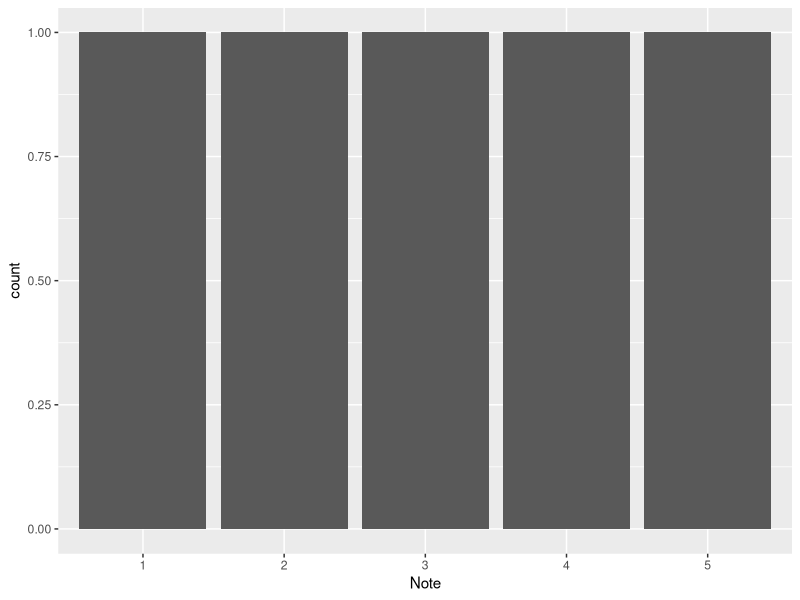
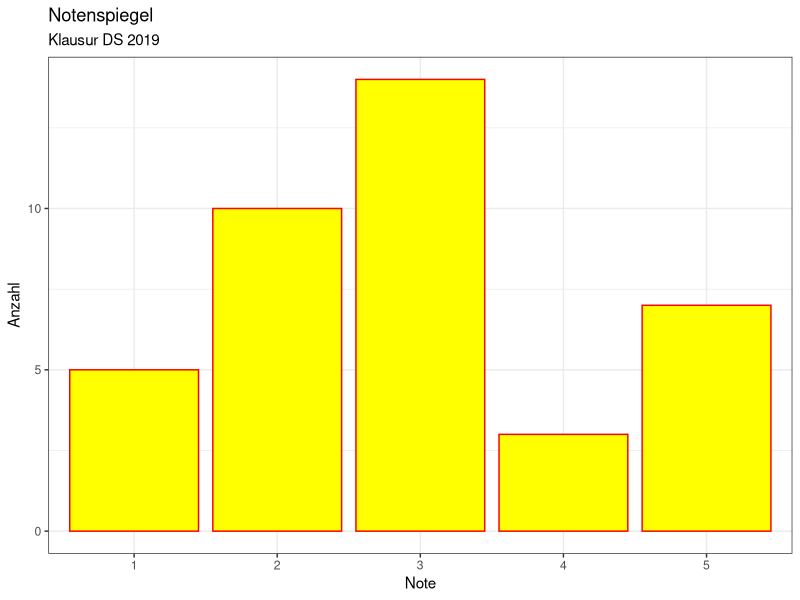
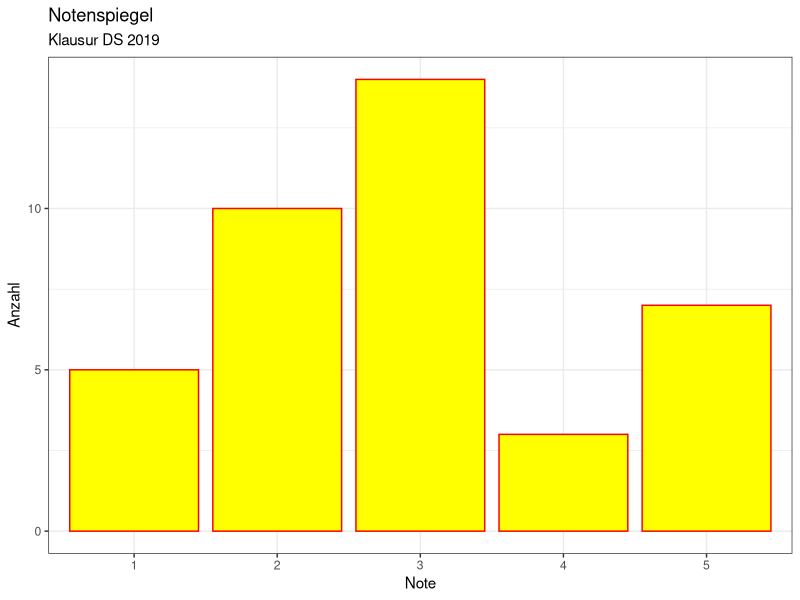
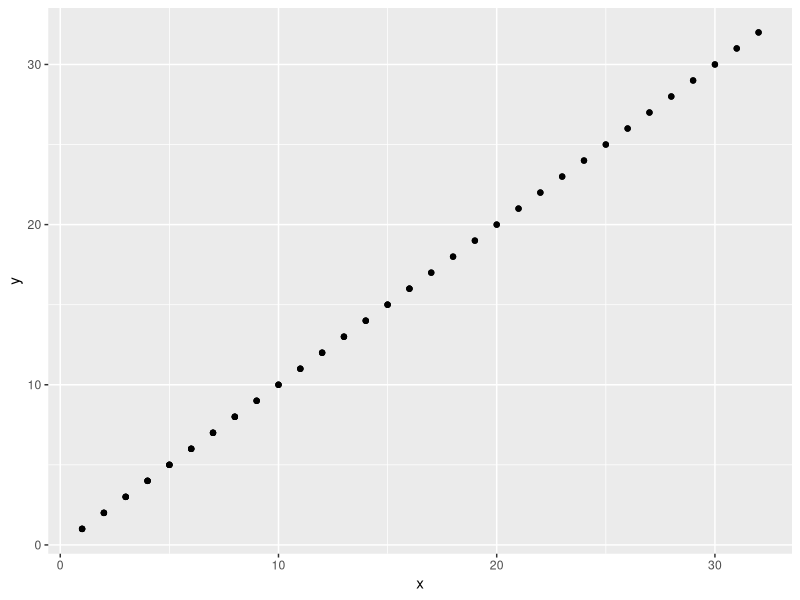
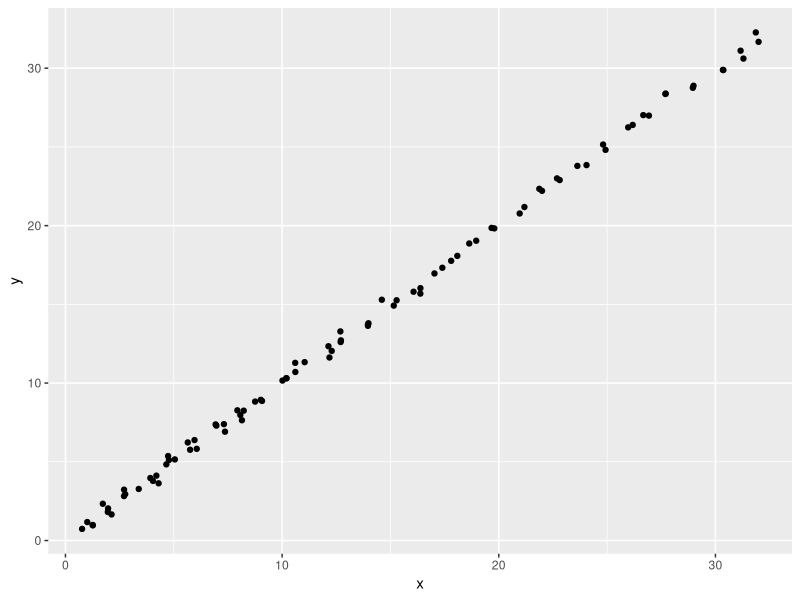
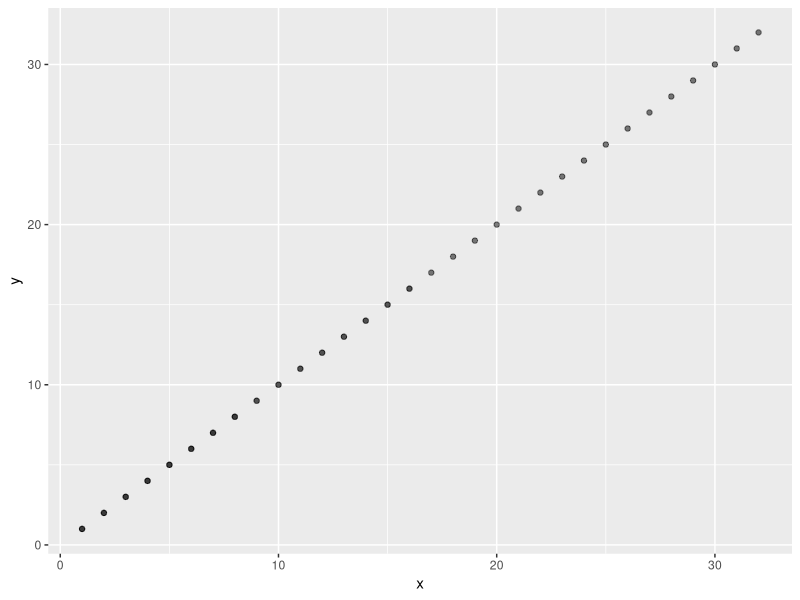
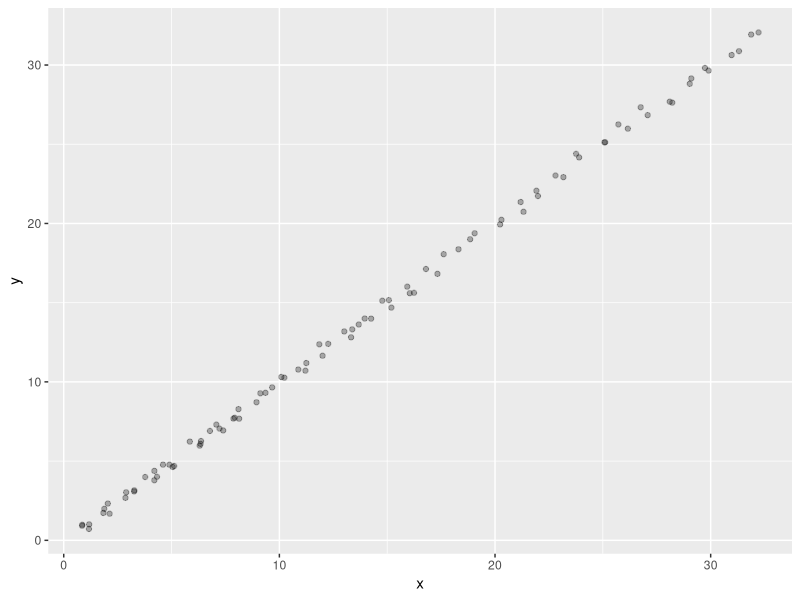
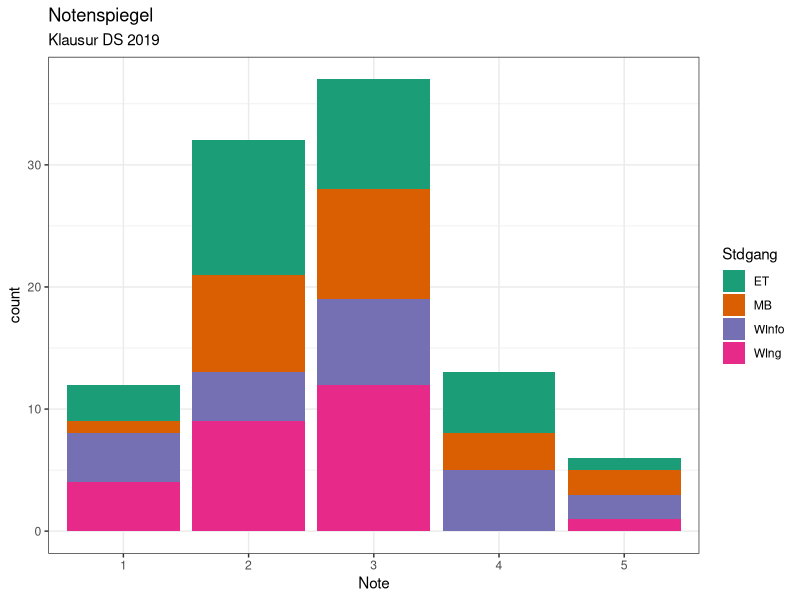

Here is the R script that generated these plots, in order:
# J. Willms, November 2019
# Programmierung für statistische Datenanalyse
# Quelltexte: Hinweise und Lösungen zu den Übungen zu Kapitel 6

library(ggplot2)

########## Aufgabe 1 ######
anzahl <- c(5,10,14,3,7)
noten <- data.frame(Note=as.character(1:5), Anzahl=anzahl)

# FALSCH:  da geom_bar() defaultmäßig mit stat_count() verknüpft ist
ggplot(noten) +
  geom_bar(mapping = aes(x = Note))

# RICHTIG:
ggplot(noten) +
  geom_bar(mapping = aes(x = Note, y = Anzahl), fill="yellow", color = "red",
           stat = "identity") +
  labs(title = "Notenspiegel", subtitle = "Klausur DS 2019") +
  theme_bw()
 
# Alternativ:
ggplot(noten) +
  geom_col(mapping = aes(x = Note, y = Anzahl), fill="yellow", color = "red",
           stat = "identity") +
  labs(title = "Notenspiegel", subtitle = "Klausur DS 2019") +
  theme_bw()


########## Aufgabe 2 ######
n <- 32
x <- y <- c(1:n, 1:n, 1:(n/2), 1:(n/4))
ggplot(data = data.frame(x,y)) + 
  geom_point(mapping = aes(x = x, y = y))

ggplot(data = data.frame(x,y)) + 
  geom_point(mapping = aes(x = x, y = y), position = "jitter")

## Vergleiche auch:
ggplot(data = data.frame(x,y)) + 
  geom_point(mapping = aes(x = x, y = y), alpha=0.3)

ggplot(data = data.frame(x,y)) + 
  geom_point(mapping = aes(x = x, y = y), position = "jitter", alpha=0.3)



########## Aufgabe 3 ######
### Vorgegebene Daten
set.seed(1)
anzahl <-  100
MatNr <- sample(1E6:1E7-1, anzahl)
names(MatNr) <- sample(c("ET","MB", "WIng", "WInfo"), anzahl, replace=TRUE)
student <- data.frame(MatNr)
student$Stdgang <- names(MatNr)
student$Punkte <- as.integer(rnorm(anzahl, mean = 68, sd = 12)) 


head(student,30)
# Wie in den Übungen zu Kapitel 5 
# (kann sicherlich vereinfacht werden)

## Besser (BB)
notenFaktor <- cut(student$Punkte,  breaks=c(0, 49, 58, 69, 80, Inf), labels = 5:1)

## Nicht benötigt:
notenFaktor <- cut(student$Punkte,  breaks=c(0, 49, 58, 69, 80, Inf))
str(notenFaktor)
levels(notenFaktor)<-5:1 

# Kontrolle:
head(student$Punkte,10)
head(notenFaktor,10)

student$Note <- notenFaktor
head(student,10)
str(student)

# Ordnung "tauschen" 
# falsch: levels(student$Note)<-1:5   # aus 1 wird nun 5
# head(student,10)

# richtig:
student$Note <-  factor(student$Note,levels <- 1:5)
head(student,10)
str(student)


# Siehe auch http://www.cookbook-r.com/Graphs/Colors_(ggplot2)/
ggplot(data = student) + 
  geom_bar(mapping = aes(x = Note, fill = Stdgang)) +
  labs(title = "Notenspiegel", subtitle = "Klausur DS 2019") +
  scale_fill_brewer(palette="Dark2") +
  theme_bw()

ggplot(data = student) + 
  geom_bar(mapping = aes(x = Note, fill = Stdgang), position = "dodge") +
  labs(title = "Notenspiegel", subtitle = "Klausur DS 2019") +
  scale_fill_brewer(palette="Dark2") +
  theme_bw()

# # Auch interessant:
# ggplot(data = student) +
#   geom_bar(mapping = aes(x = Note, fill = Stdgang), position = position_dodge(width = 0.8)) +
#   labs(title = "Notenspiegel", subtitle = "Klausur DS 2019") +
#   scale_fill_brewer(palette="Dark2") +
#   theme_bw()



########## Aufgabe 4 ######
# Erzeugen Sie mit den Daten der letzten Übungsaufgabe die folgenden vier Grafiken:

## 1. Grafik  ######
# 1. Versuch (fehlerhaft)
ggplot(data = student) + 
  geom_bar(mapping = aes(x = Note)) +
  labs(title = "Notenspiegel", subtitle = "Klausur DS 2019") + 
  facet_wrap(~ Stdgang, nrow = 2) + 
  theme_bw()

# 2. Versuch (immer noch nicht ganz richtig)
ggplot(data = student) + 
  geom_bar(mapping = aes(x = Note, color = Note)) +
  labs(title = "Notenspiegel", subtitle = "Klausur DS 2019") + 
  facet_wrap(~ Stdgang, nrow = 2) + 
  theme_bw()

# 3. Versuch (besser, aber ...)
ggplot(data = student) + 
  geom_bar(mapping = aes(x = Note, fill = Note)) +
  labs(title = "Notenspiegel", subtitle = "Klausur DS 2019") + 
  facet_wrap(~ Stdgang, nrow = 2) + 
  theme_bw()

# richtig: 
ggplot(data = student) + 
  geom_bar(mapping = aes(x = Note, fill = Note)) +
  labs(title = "Notenspiegel", subtitle = "Klausur DS 2019") + 
  facet_wrap(~ Stdgang, nrow = 2) +
  scale_fill_brewer(palette="Dark2") +
  theme_bw()


## 2. Grafik  ######
ggplot(data = student) + 
  geom_bar(mapping = aes(x = Note, fill = Stdgang), position = "dodge") +
  labs(title = "Notenspiegel", subtitle = "Klausur DS 2019") + 
  facet_wrap(~ Note, nrow = 2) +
  scale_fill_brewer(palette="Dark2") +
  theme_bw()


## 3. Grafik  ######
f <- factor(student$Punkte >= 50)
levels(f) <- c("durchgefallen", "bestanden")
student$Bestanden <- f

ggplot(data = student) + 
  geom_bar(mapping = aes(x = Note, fill= Stdgang), position = "dodge") +
  labs(title = "Notenspiegel", subtitle = "Klausur DS 2019") + 
  facet_wrap( Stdgang ~ Bestanden, nrow = 2) +
  scale_fill_brewer(palette="Dark2") +
  theme_bw()

## 4. Grafik  ######
ggplot(data = student) + 
  geom_bar(mapping = aes(x = Note, fill= Stdgang), position = "dodge") +
  labs(title = "Notenspiegel", subtitle = "Klausur DS 2019") + 
  facet_wrap(  Bestanden ~ Stdgang , nrow = 2) +
  scale_fill_brewer(palette="Dark2") +
  theme_bw()



 






 
